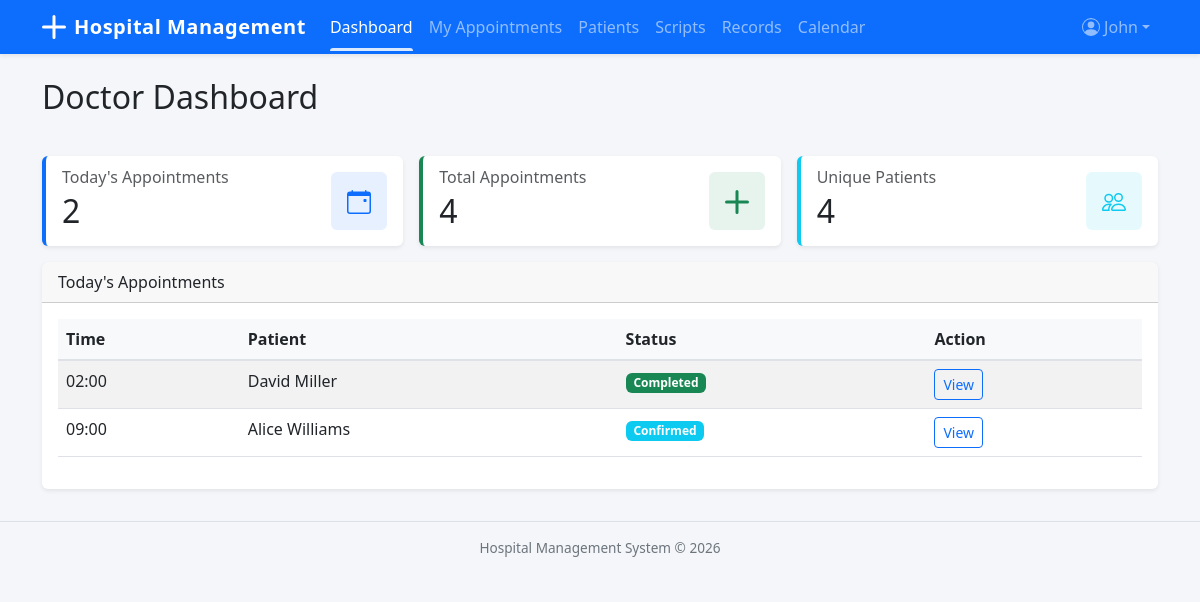
Page /dashboard/doctor/ (signed in) on the committed database.
### accounts/models.py (models this page shows, shortened)
class User(AbstractUser):
    class Role(models.TextChoices):
        ADMIN = 'Admin', 'Admin'
        DOCTOR = 'Doctor', 'Doctor'
        RECEPTIONIST = 'Receptionist', 'Receptionist'
    role = models.CharField(max_length=20, choices=Role.choices, default=Role.RECEPTIONIST)
    phone_number = models.CharField(max_length=15, blank=True)

### appointments/models.py (models this page shows, shortened)
class Appointment(models.Model):
    class Status(models.TextChoices):
        PENDING = 'Pending', 'Pending'
        CONFIRMED = 'Confirmed', 'Confirmed'
        COMPLETED = 'Completed', 'Completed'
        CANCELLED = 'Cancelled', 'Cancelled'
    patient = models.ForeignKey(
        'patients.Patient', on_delete=models.CASCADE, related_name='appointments'
    )
    doctor = models.ForeignKey(
        'doctors.Doctor', on_delete=models.SET_NULL, null=True, related_name='appointments'
    )
    department = models.ForeignKey(
        'departments.Department', on_delete=models.SET_NULL, null=True
    )
    appointment_date = models.DateField()
    appointment_time = models.TimeField()
    status = models.CharField(max_length=20, choices=Status.choices, default=Status.PENDING)
    reason_for_visit = models.TextField(blank=True)
    notes = models.TextField(blank=True)
    created_at = models.DateTimeField(auto_now_add=True)
    class Meta:
        ordering = ['-appointment_date', '-appointment_time']

### patients/models.py (models this page shows)
class Patient(models.Model):
    class Gender(models.TextChoices):
        MALE = 'Male', 'Male'
        FEMALE = 'Female', 'Female'
        OTHER = 'Other', 'Other'
    class BloodGroup(models.TextChoices):
        A_POS = 'A+', 'A+'
        A_NEG = 'A-', 'A-'
        B_POS = 'B+', 'B+'
        B_NEG = 'B-', 'B-'
        AB_POS = 'AB+', 'AB+'
        AB_NEG = 'AB-', 'AB-'
        O_POS = 'O+', 'O+'
        O_NEG = 'O-', 'O-'
    first_name = models.CharField(max_length=50)
    last_name = models.CharField(max_length=50)
    date_of_birth = models.DateField()
    gender = models.CharField(max_length=10, choices=Gender.choices)
    blood_group = models.CharField(max_length=5, choices=BloodGroup.choices, blank=True)
    phone_number = models.CharField(max_length=15)
    email = models.EmailField(blank=True)
    address = models.TextField(blank=True)
    emergency_contact_name = models.CharField(max_length=100, blank=True)
    emergency_contact_phone = models.CharField(max_length=15, blank=True)
    registered_date = models.DateTimeField(auto_now_add=True)
    def __str__(self):
        return f"{self.first_name} {self.last_name}"

### accounts/views.py (the view)
# urls.py: path('dashboard/doctor/', views.doctor_dashboard, name='doctor_dashboard'),
@login_required
def doctor_dashboard(request):
    try:
        doctor = request.user.doctor
    except ObjectDoesNotExist:
        messages.error(request, 'Doctor profile not found.')
        return redirect('dashboard_redirect')
    today = timezone.now().date()
    context = {
        'today_appointments': Appointment.objects.filter(
            doctor=doctor, appointment_date=today
        ).order_by('appointment_time'),
        'total_appointments': Appointment.objects.filter(doctor=doctor).count(),
        'recent_patients': Appointment.objects.filter(
            doctor=doctor
        ).values('patient').distinct().count(),
    }
    return render(request, 'accounts/doctor_dashboard.html', context)

### templates/accounts/doctor_dashboard.html (shortened to what this page needs)
{% extends 'base.html' %}
{% block content %}
<h2>Doctor Dashboard</h2>
<div class="row mt-4 g-3">
    <div class="col-md-4">
        <div class="card stat-card primary">
            <div class="card-body">
                <div class="d-flex justify-content-between align-items-center">
                    <div>
                        <h6 class="card-subtitle text-muted mb-1">Today's Appointments</h6>
                        <h2 class="card-title mb-0">{{ today_appointments|length }}</h2>
                    </div>
                    <div class="bg-primary bg-opacity-10 p-3 rounded">
                    </div>
                </div>
            </div>
        </div>
    </div>
    <div class="col-md-4">
        <div class="card stat-card success">
            <div class="card-body">
                <div class="d-flex justify-content-between align-items-center">
                    <div>
                        <h6 class="card-subtitle text-muted mb-1">Total Appointments</h6>
                        <h2 class="card-title mb-0">{{ total_appointments }}</h2>
                    </div>
                    <div class="bg-success bg-opacity-10 p-3 rounded">
                        <svg xmlns="http://www.w3.org/2000/svg" width="24" height="24" fill="#198754" viewBox="0 0 16 16"><path d="M8 0a1 1 0 0 1 1 1v6h6a1 1 0 1 1 0 2H9v6a1 1 0 1 1-2 0V9H1a1 1 0 0 1 0-2h6V1a1 1 0 0 1 1-1z"/></svg>
                    </div>
                </div>
            </div>
        </div>
    </div>
    <div class="col-md-4">
        <div class="card stat-card info">
            <div class="card-body">
                <div class="d-flex justify-content-between align-items-center">
                    <div>
                        <h6 class="card-subtitle text-muted mb-1">Unique Patients</h6>
                        <h2 class="card-title mb-0">{{ recent_patients }}</h2>
                    </div>
                    <div class="bg-info bg-opacity-10 p-3 rounded">
                    </div>
                </div>
            </div>
        </div>
    </div>
</div>
<div class="card mt-3">
    <div class="card-header">Today's Appointments</div>
    <div class="card-body">
        {% if today_appointments %}
        <table class="table table-striped">
            <thead><tr><th>Time</th><th>Patient</th><th>Status</th><th>Action</th></tr></thead>
            <tbody>
            {% for apt in today_appointments %}
            <tr>
                <td>{{ apt.appointment_time|time:"H:i" }}</td>
                <td>{{ apt.patient }}</td>
                <td><span class="badge bg-{% if apt.status == 'Completed' %}success{% elif apt.status == 'Cancelled' %}danger{% elif apt.status == 'Confirmed' %}info{% else %}warning{% endif %}">{{ apt.status }}</span></td>
                <td><a href="{% url 'appointment_detail' apt.id %}" class="btn btn-sm btn-outline-primary">View</a></td>
            </tr>
            {% endfor %}
            </tbody>
        </table>
        {% else %}
        <p class="text-muted">No appointments today.</p>
        {% endif %}
    </div>
</div>
{% endblock %}

### templates/base.html (shortened to what this page needs)
<!DOCTYPE html>
<html lang="en">
<head>
    <link href="https://cdn.jsdelivr.net/npm/bootstrap@5.3.0/dist/css/bootstrap.min.css" rel="stylesheet">
</head>
<body>
    <nav class="navbar navbar-expand-lg navbar-dark bg-primary shadow-sm">
        <div class="container">
            <a class="navbar-brand d-flex align-items-center" href="{% url 'dashboard_redirect' %}">
                <svg xmlns="http://www.w3.org/2000/svg" width="24" height="24" fill="currentColor" class="me-2" viewBox="0 0 16 16">
                    <path d="M8 0a1 1 0 0 1 1 1v6h6a1 1 0 1 1 0 2H9v6a1 1 0 1 1-2 0V9H1a1 1 0 0 1 0-2h6V1a1 1 0 0 1 1-1z"/>
                </svg>
                <span class="d-none d-sm-inline">Hospital Management</span><span class="d-sm-none">HMS</span>
            </a>
            <div class="collapse navbar-collapse" id="navbarNav">
                {% if user.is_authenticated %}
                <ul class="navbar-nav me-auto">
                    {% if user.role == 'Admin' %}
                    <li class="nav-item"><a class="nav-link{% if request.resolver_match.url_name == 'admin_dashboard' %} active{% endif %}" href="{% url 'admin_dashboard' %}">Dashboard</a></li>
                    <li class="nav-item"><a class="nav-link{% if request.resolver_match.url_name == 'department_list' %} active{% endif %}" href="{% url 'department_list' %}">Departments</a></li>
                    <li class="nav-item"><a class="nav-link{% if 'doctor' in request.resolver_match.url_name %} active{% endif %}" href="{% url 'doctor_list' %}">Doctors</a></li>
                    <li class="nav-item"><a class="nav-link{% if 'patient' in request.resolver_match.url_name %} active{% endif %}" href="{% url 'patient_list' %}">Patients</a></li>
                    <li class="nav-item"><a class="nav-link{% if 'appointment' in request.resolver_match.url_name %} active{% endif %}" href="{% url 'appointment_list' %}">Appointments</a></li>
                    <li class="nav-item"><a class="nav-link{% if 'prescription' in request.resolver_match.url_name %} active{% endif %}" href="{% url 'prescription_list' %}">Prescriptions</a></li>
                    <li class="nav-item"><a class="nav-link{% if 'record' in request.resolver_match.url_name %} active{% endif %}" href="{% url 'medical_record_list' %}">Records</a></li>
                    <li class="nav-item"><a class="nav-link{% if 'report' in request.resolver_match.url_name %} active{% endif %}" href="{% url 'patient_report' %}">Reports</a></li>
                    <li class="nav-item"><a class="nav-link{% if 'calendar' in request.resolver_match.url_name %} active{% endif %}" href="{% url 'doctor_calendar' %}">Calendar</a></li>
                    {% elif user.role == 'Doctor' %}
                    <li class="nav-item"><a class="nav-link{% if request.resolver_match.url_name == 'doctor_dashboard' %} active{% endif %}" href="{% url 'doctor_dashboard' %}">Dashboard</a></li>
                    <li class="nav-item"><a class="nav-link{% if request.resolver_match.url_name == 'doctor_appointments' %} active{% endif %}" href="{% url 'doctor_appointments' %}">My Appointments</a></li>
                    <li class="nav-item"><a class="nav-link{% if 'patient' in request.resolver_match.url_name %} active{% endif %}" href="{% url 'patient_list' %}">Patients</a></li>
                    <li class="nav-item"><a class="nav-link{% if request.resolver_match.url_name == 'doctor_prescriptions' %} active{% endif %}" href="{% url 'doctor_prescriptions' %}">Scripts</a></li>
                    <li class="nav-item"><a class="nav-link{% if request.resolver_match.url_name == 'doctor_medical_records' %} active{% endif %}" href="{% url 'doctor_medical_records' %}">Records</a></li>
                    <li class="nav-item"><a class="nav-link{% if 'calendar' in request.resolver_match.url_name %} active{% endif %}" href="{% url 'doctor_calendar' %}">Calendar</a></li>
                    {% endif %}
                </ul>
                <ul class="navbar-nav">
                    <li class="nav-item dropdown">
                        <a class="nav-link dropdown-toggle d-flex align-items-center" href="#" role="button" data-bs-toggle="dropdown">
                            <span class="d-none d-md-inline">{{ user.get_short_name|default:user.username }}</span>
                        </a>
                    </li>
                </ul>
                {% endif %}
            </div>
        </div>
    </nav>
    <div class="container mt-4">
        {% block content %}{% endblock %}
    </div>
    <footer class="footer text-center">
        <div class="container">
            Hospital Management System &copy; {% now "Y" %}
        </div>
    </footer>
</body>
</html>

### templates/base.html (style rules this page uses)
body { background-color: #f4f6f9; }
.navbar { padding-top: 0; padding-bottom: 0; }
.navbar-brand { font-weight: 700; letter-spacing: 0.5px; padding-top: 0.75rem; padding-bottom: 0.75rem; }
.navbar .nav-link { padding-top: 0.75rem; padding-bottom: 0.75rem; position: relative; }
.navbar .nav-link.active::after { content: ''; position: absolute; bottom: 0; left: 0.5rem; right: 0.5rem; height: 3px; background: rgba(255,255,255,0.85); border-radius: 3px 3px 0 0; }
.card { border: none; box-shadow: 0 0.125rem 0.25rem rgba(0,0,0,0.075); transition: box-shadow 0.2s; }
.table th { background-color: #f8f9fa; border-bottom-width: 2px; }
.footer { font-size: 0.85rem; color: #6c757d; border-top: 1px solid #dee2e6; padding: 1rem 0; margin-top: 2rem; }
.stat-card { border-left: 4px solid; }
.stat-card.primary { border-left-color: #0d6efd; }
.stat-card.success { border-left-color: #198754; }
.stat-card.info { border-left-color: #0dcaf0; }

### rows in the picture
User: get_short_name "John"
Appointment: appointment_time "02:00", patient "David Miller", status "Completed"
Appointment: appointment_time "09:00", patient "Alice Williams", status "Confirmed"

### other values in the picture
{{ today_appointments|length }} "2"
{{ total_appointments }} "4"
{{ recent_patients }} "4"
